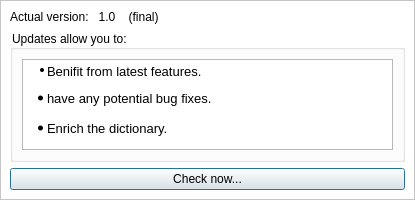
<?xml version="1.0" encoding="UTF-8"?>
<ui version="4.0">
 <class>Updates</class>
 <widget class="QDialog" name="Updates">
  <property name="geometry">
   <rect>
    <x>0</x>
    <y>0</y>
    <width>415</width>
    <height>200</height>
   </rect>
  </property>
  <property name="minimumSize">
   <size>
    <width>415</width>
    <height>200</height>
   </size>
  </property>
  <property name="maximumSize">
   <size>
    <width>415</width>
    <height>200</height>
   </size>
  </property>
  <property name="windowTitle">
   <string>About Nibras</string>
  </property>
  <layout class="QHBoxLayout" name="horizontalLayout">
   <property name="margin">
    <number>0</number>
   </property>
   <item>
    <widget class="QFrame" name="frame">
     <property name="styleSheet">
      <string notr="true">background: white;</string>
     </property>
     <property name="frameShape">
      <enum>QFrame::StyledPanel</enum>
     </property>
     <property name="frameShadow">
      <enum>QFrame::Raised</enum>
     </property>
     <layout class="QVBoxLayout" name="verticalLayout_2">
      <item>
       <widget class="QLabel" name="label">
        <property name="text">
         <string>Actual version:   1.0    (final)</string>
        </property>
       </widget>
      </item>
      <item>
       <widget class="QGroupBox" name="groupBox">
        <property name="title">
         <string>Updates allow you to: </string>
        </property>
        <layout class="QVBoxLayout" name="verticalLayout">
         <item>
          <widget class="QTextBrowser" name="textBrowser">
           <property name="styleSheet">
            <string notr="true">background: none;</string>
           </property>
           <property name="html">
            <string>&lt;!DOCTYPE HTML PUBLIC &quot;-//W3C//DTD HTML 4.0//EN&quot; &quot;http://www.w3.org/TR/REC-html40/strict.dtd&quot;&gt;
&lt;html&gt;&lt;head&gt;&lt;meta name=&quot;qrichtext&quot; content=&quot;1&quot; /&gt;&lt;style type=&quot;text/css&quot;&gt;
p, li { white-space: pre-wrap; }
&lt;/style&gt;&lt;/head&gt;&lt;body style=&quot; font-family:'MS Shell Dlg 2'; font-size:8.25pt; font-weight:400; font-style:normal;&quot;&gt;
&lt;ul style=&quot;margin-top: 0px; margin-bottom: 0px; margin-left: 0px; margin-right: 0px; -qt-list-indent: 1;&quot;&gt;&lt;li style=&quot; font-size:8pt;&quot; style=&quot; margin-top:12px; margin-bottom:0px; margin-left:0px; margin-right:-5px; -qt-block-indent:0; text-indent:-20px;&quot;&gt;&lt;span style=&quot; font-size:10pt;&quot;&gt;Benifit from latest features.&lt;/span&gt;&lt;/li&gt;
&lt;li style=&quot; font-size:10pt;&quot; style=&quot; margin-top:12px; margin-bottom:0px; margin-left:0px; margin-right:-5px; -qt-block-indent:0; text-indent:-20px;&quot;&gt;have any potential bug fixes.&lt;/li&gt;
&lt;p style=&quot;-qt-paragraph-type:empty; margin-top:0px; margin-bottom:0px; margin-left:0px; margin-right:-5px; -qt-block-indent:1; text-indent:-20px; font-size:10pt;&quot;&gt;&lt;br /&gt;&lt;/p&gt;
&lt;li style=&quot; font-size:10pt;&quot; style=&quot; margin-top:0px; margin-bottom:0px; margin-left:0px; margin-right:-5px; -qt-block-indent:0; text-indent:-20px;&quot;&gt;Enrich the dictionary.&lt;/li&gt;&lt;/ul&gt;&lt;/body&gt;&lt;/html&gt;</string>
           </property>
          </widget>
         </item>
        </layout>
       </widget>
      </item>
      <item>
       <widget class="QPushButton" name="pushButton">
        <property name="styleSheet">
         <string notr="true">background: none;</string>
        </property>
        <property name="text">
         <string>Check now...</string>
        </property>
       </widget>
      </item>
     </layout>
    </widget>
   </item>
  </layout>
 </widget>
 <resources/>
 <connections/>
</ui>
